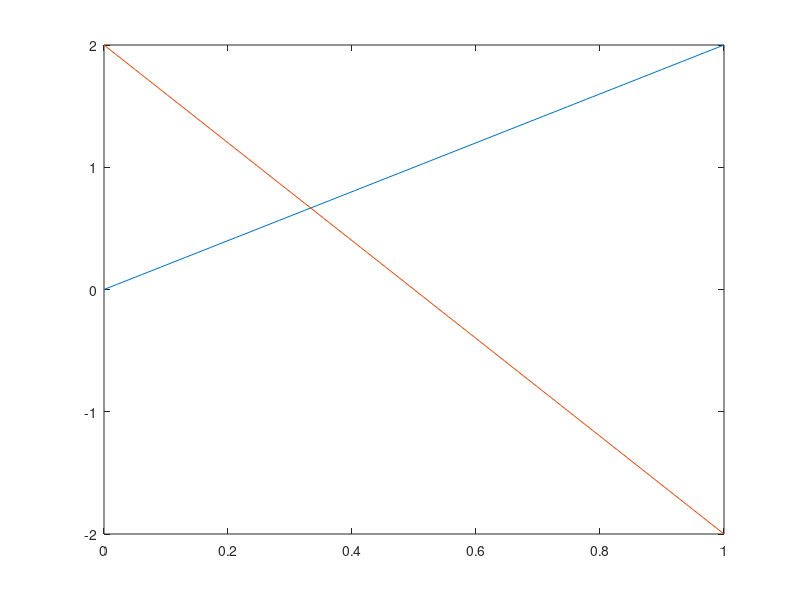

The MATLAB script that drew this image:
f = @(x) 2.*x;

g = @(x) -4.*x + 2;

x1 = linspace(0, 1);

plot(x1, f(x1));
hold on;
plot(x1, g(x1));

fzero(@(x)f(x)-g(x), 0)